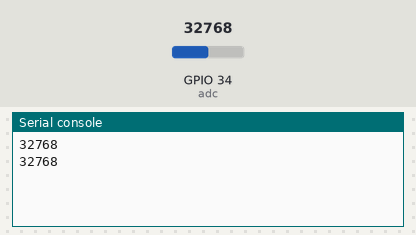
Bench run of a program on a simulated ESP32 board running MicroPython. Parts: the last lines printed to the serial console. The inputs (shaded band) are chosen by the test bench; at power-on: GPIO 34 (adc) = 32768 (analog values on the 0–65535 scale).

Above: at 1.2 s.
1.3 s: GPIO 34 (adc) set to 45874
At 2.6 s:
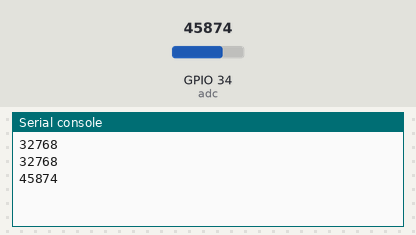
2.8 s: GPIO 34 (adc) set to 57670
At 3.6 s:
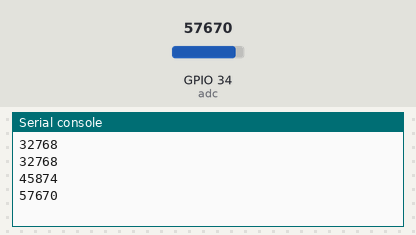
Timing chart, 0 to 5.8 s (numbered marks = the images above; inputs shaded):
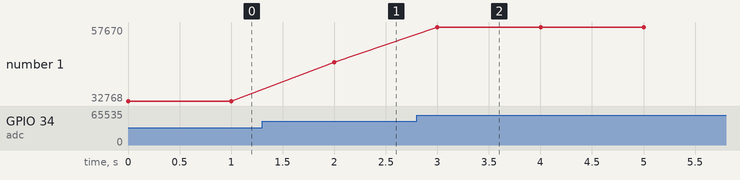

The program:

Detector_de_potenciometro.py
```python
### Detector de potenciometro
from machine import Pin		#pines Analogicos 0, 2, 4, 12-15
from machine import ADC     #utilizando la libraria machine usamos
                            ## ADC (analog to digital conversion); pines 0, 2, 4, 12-15
from time import sleep
while True:
    adc = ADC(Pin(34))  # Crear objeto ADC en el pin 2
    val = adc.read_u16()  # Leer el valor analógico (0 a 65535)
# val = adc.read_uv()  # Si tu placa soporta lectura en microvolts

    print (val)
    sleep(1)
```

Measured:
- after the input at 1.3 s, the serial console: prints a new line after 0.70 s (image 1)
- after the input at 2.8 s, the serial console: prints a new line after 0.20 s (image 2)
- plotted number 1: 32768 → 45874 after the input at 1.3 s, 45874 → 57670 after the input at 2.8 s
